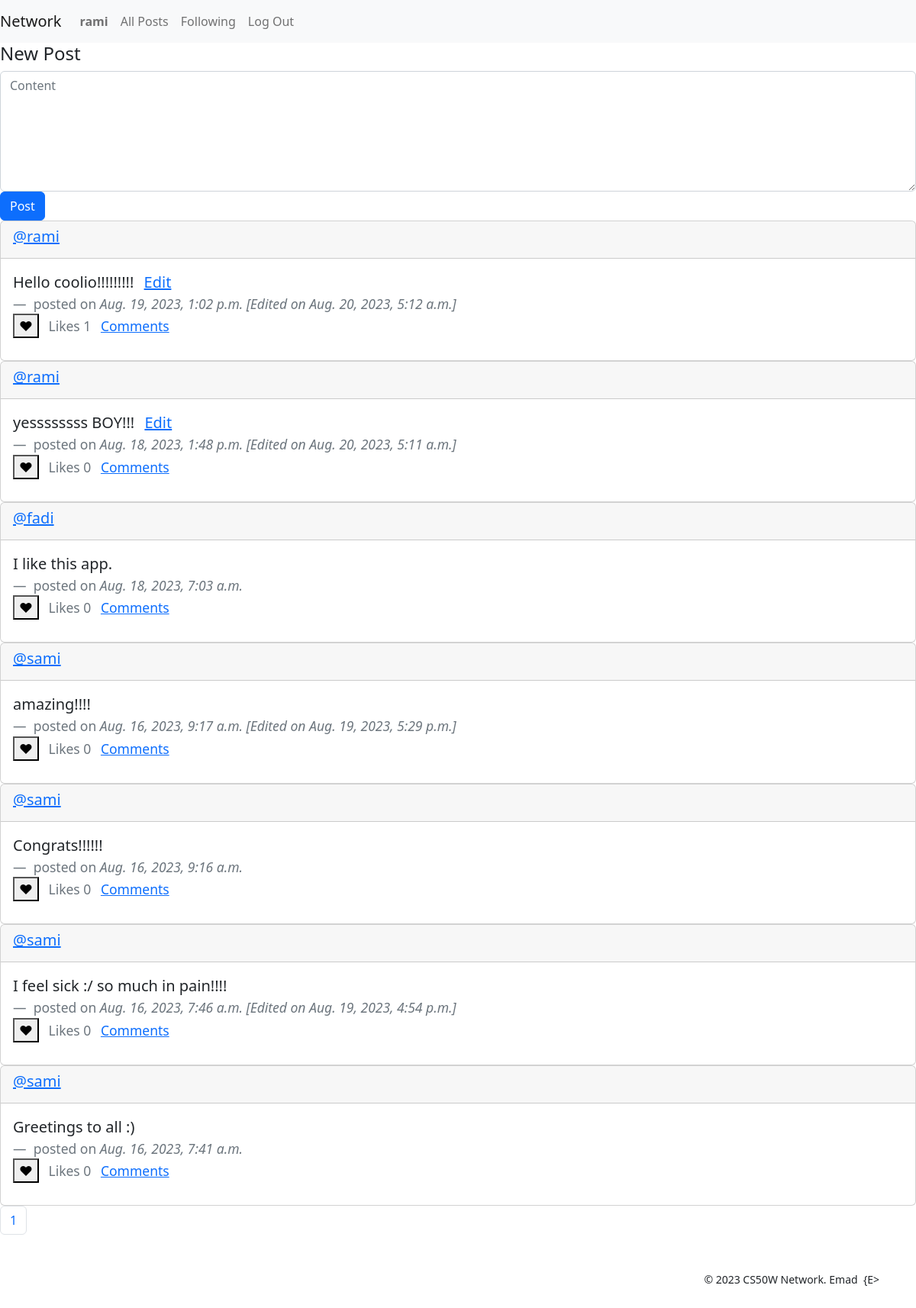
/ (signed in), run on the app's committed database.
### network/models.py (models this page shows, shortened)
class User(AbstractUser):
    followers = models.ManyToManyField('self', symmetrical=False, blank=True, null=True, related_name='following')

class Post(models.Model):
    content = models.TextField(blank=True)
    date_posted = models.DateTimeField(auto_now_add=True)    # automatically populated with current date
    edited = models.BooleanField(default=False)
    edited_on = models.DateTimeField(auto_now=True)    # automatically populated with current date on every update of instance
    author = models.ForeignKey(User, on_delete=models.CASCADE, blank=True, null=True, related_name="user_posts")
    likers = models.ManyToManyField(User, blank=True, null=True, related_name="liked_posts")

### network/views.py (the view)
# urls.py: path("", views.index, name="index"),
def index(request):
    param_all = request.GET.get("all")
    all_posts = Post.objects.order_by("-date_posted").all()
    return render(request, "network/index.html", context={
        'page': pagination(request, all_posts),
        'creation_available': False if param_all else True,
    })

### network/views.py (called while the page is built)
def pagination(request, objects_list):
    paginator = Paginator(objects_list, 10)
    page_number = request.GET.get('page')
    page = paginator.get_page(page_number)
    return page

### network/templates/network/index.html (shortened to what this page needs)
{% extends "network/layout.html" %}
{% block body %}
    {% if user.is_authenticated and creation_available %}
        <div id="create-view">
            <form id="create-form" action="{% url 'create' %}" method="post">
                <div class="form-group">
                    <h4>New Post</h4>
                    <textarea class="form-control" id="create-content" placeholder="Content" rows="6" cols="40" name="content"></textarea>
                </div>
                <button type="submit" class="btn btn-primary">Post</button>
            </form>
        </div>
    {% else %}
        <h1>All Posts</h1>
    {% endif %}
    <div>
        {% for post in page %}
            <div class="card">
                <div class="card-header">
                    <h5><a href="{% url 'profile' post.author.id %}">@{{post.author}}</a></h5>
                </div>
                <div class="card-body">
                    <blockquote class="blockquote mb-0">
                        <p>
                            <span id="post_{{post.id}}" class="list-inline-item">{{post.content}}</span>
                            {% if user.is_authenticated and user == post.author %}
                                <a href="#" id="editLink_{{post.id}}" class="list-inline-item edit-link" data-bs-toggle="modal" data-bs-target="#editModal_{{post.id}}">
                                    Edit
                                </a>
                            {% endif %}
                        </p>
                        <footer class="blockquote-footer">
                            <span>posted on </span>
                            <cite title="Source Title">{{post.date_posted}} {% if post.edited %}[Edited on {{post.edited_on}}]{% endif %}</cite> <br>
                            <button id="postReaction_{{post.id}}" class="list-inline-item btn-like" data-reaction="unlike" data-csrf="{{ csrf_token }}">❤</button>
                            <p class="list-inline-item">Likes <span id="postLikes_{{post.id}}">{{post.likers.count}}</span></p>
                            <a href="#" class="list-inline-item">Comments</a>
                        </footer>
                    </blockquote>
                </div>
            </div>
        {% endfor %}
    </div>
{% endblock %}

### network/templates/network/layout.html (shortened to what this page needs)
{% load static %}
<!DOCTYPE html>
<html lang="en">
    <head>
        <link href="https://cdn.jsdelivr.net/npm/bootstrap@5.2.3/dist/css/bootstrap.min.css" rel="stylesheet">
        <link href="{% static 'network/styles.css' %}" rel="stylesheet">
    </head>
    <body>
        <nav class="navbar navbar-expand-lg navbar-light bg-light">
            <a class="navbar-brand" href="{% url 'index' %}">Network</a>
            <div>
              <ul class="navbar-nav mr-auto">
                {% if user.is_authenticated %}
                    <li class="nav-item">
                        <a class="nav-link" href="{% url 'profile' user.id %}"><strong>{{ user.username }}</strong></a>
                    </li>
                {% endif %}
                <li class="nav-item">
                  <a class="nav-link" href="{% url 'index' %}?all=True">All Posts</a>
                </li>
                {% if user.is_authenticated %}
                    <li class="nav-item">
                        <a class="nav-link" href="{% url 'following' %}">Following</a>
                    </li>
                    <li class="nav-item">
                        <a class="nav-link" href="{% url 'logout' %}">Log Out</a>
                    </li>
                {% endif %}
              </ul>
            </div>
          </nav>
        <div class="body">
            {% block body %}
            {% endblock %}
        </div>
        {% if page %}
            <nav aria-label="Page navigation example">
                <ul class="pagination">
                    <li class="page-item"><a class="page-link" href="?page={{ page.number }}">{{page.number}}</a></li>
                </ul>
            </nav>
        {% endif %}
        <footer>
            <small class="d-flex justify-content-end mx-5 mt-5 mb-2">
                &copy;&nbsp;2023&nbsp;CS50W&nbsp;Network.&nbsp;Emad&nbsp;&nbsp;{E>
            </small>
            <br>
        </footer>
    </body>
</html>

### data on the page
User: username "rami"
Post: author "rami", content "Hello coolio!!!!!!!!!", date_posted "Aug. 19, 2023, 1:02 p.m.", edited_on "Aug. 20, 2023, 5:12 a.m.", likers.count "1"
Post: author "rami", content "yessssssss BOY!!!", date_posted "Aug. 18, 2023, 1:48 p.m.", edited_on "Aug. 20, 2023, 5:11 a.m.", likers.count "0"
Post: author "fadi", content "I like this app.", date_posted "Aug. 18, 2023, 7:03 a.m.", likers.count "0"
Post: author "sami", content "amazing!!!!", date_posted "Aug. 16, 2023, 9:17 a.m.", edited_on "Aug. 19, 2023, 5:29 p.m.", likers.count "0"
Post: author "sami", content "Congrats!!!!!!", date_posted "Aug. 16, 2023, 9:16 a.m.", likers.count "0"
Post: author "sami", content "I feel sick :/ so much in pain!!!!", date_posted "Aug. 16, 2023, 7:46 a.m.", edited_on "Aug. 19, 2023, 4:54 p.m.", likers.count "0"
Post: author "sami", content "Greetings to all :)", date_posted "Aug. 16, 2023, 7:41 a.m.", likers.count "0"

### other printed values
{{ page.number }} "1"
